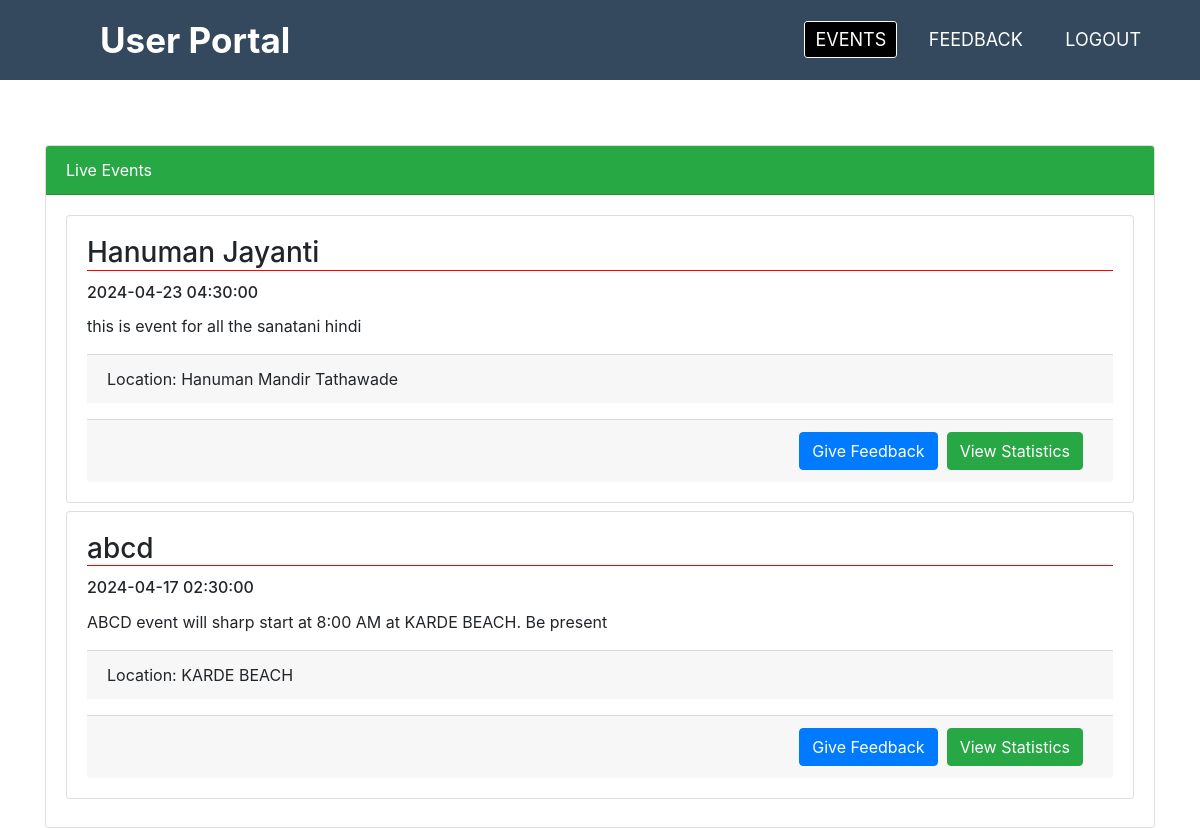
/user/events.php (signed in), run on an earlier commit of the app's database.
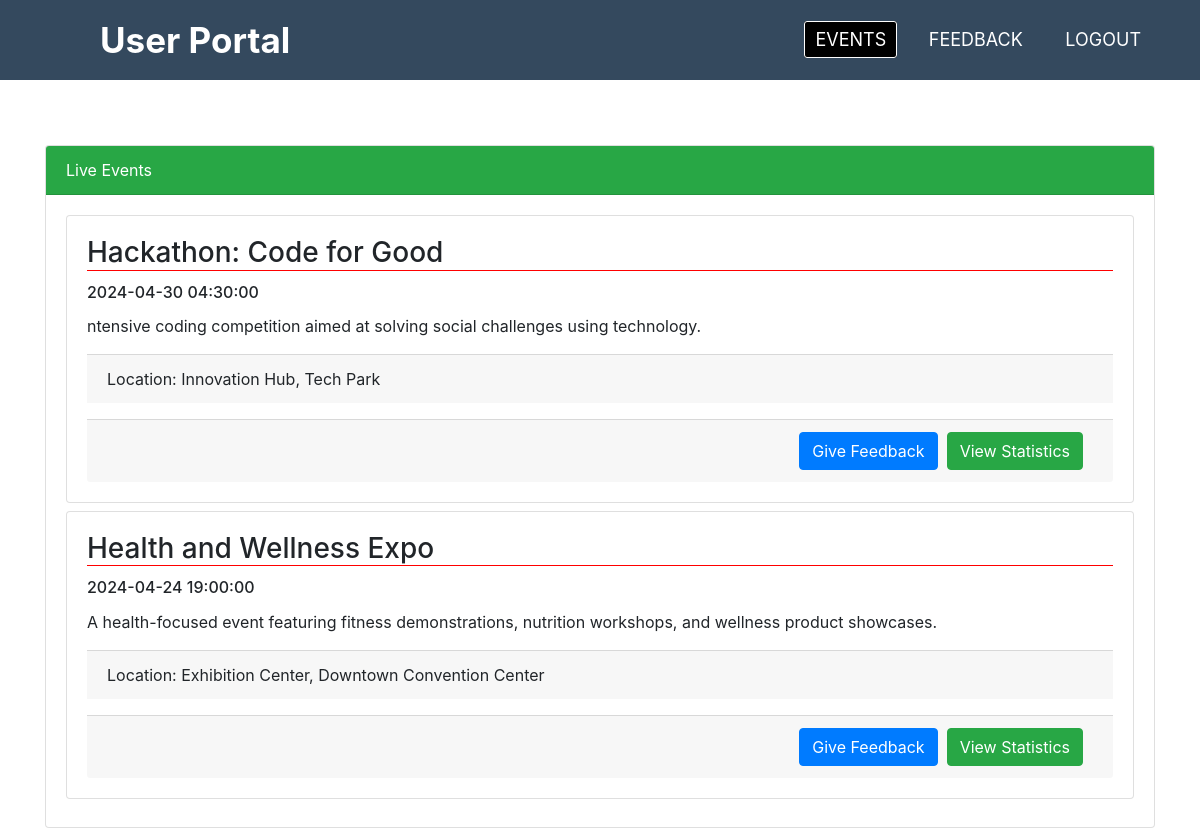
And on a later commit of the database.
### tables this page shows
CREATE TABLE `events` (
  `eventId` bigint NOT NULL,
  `title` varchar(255) NOT NULL,
  `dataTime` timestamp NOT NULL,
  `description` varchar(255) NOT NULL,
  `location` varchar(255) NOT NULL,
  `status` tinyint(1) NOT NULL
);

### user/events.php (the view, shortened to what this page needs)
<!DOCTYPE html>
<html lang="en">
<head>
	<link rel="stylesheet" href="https://cdn.jsdelivr.net/npm/bootstrap@4.0.0/dist/css/bootstrap.min.css">
	<?php require 'partials/u-navbar.php' ?>
	<link rel="stylesheet" href="https://cdnjs.cloudflare.com/ajax/libs/twitter-bootstrap/4.5.2/css/bootstrap.css">
	<link rel="stylesheet" href="https://cdn.datatables.net/2.0.2/css/dataTables.bootstrap4.css">
</head>
<body>
	<div class="container">
		<h1>Events</h1>
		<div class="card" style="margin-top: 80px;">
			<div class="card-header bg-success text-white">
				Live Events
			</div>
			<div class="card-body">
				<?php
				require '../partials/dbconn.php';
				$query = "SELECT * FROM events WHERE status = 1 ORDER BY dataTime DESC";
				$events = mysqli_query($conn, $query);
				foreach ($events as $event) {
					echo '<div class="card mb-2">';
					echo '<div class="card-body">';
					echo '<h3 class="card-title" style="border-bottom:1px solid red" >' . $event['title'] . '</h3>';
					echo '<h6 class="card-title">' . $event['dataTime'] . '</h6>';
					echo '<p class="card-text">' . $event['description'] . '</p>';
					echo '	<p class="card-footer">Location: ' . $event['location'] . '</p>';
					echo '<div class="card-footer d-flex justify-content-end">';
					echo '<div class="btn-group" role="group" aria-label="Event Actions">';
					echo '<button type="button" value="' . $event['eventId'] . '" class="btn btn-primary giveFeedback" data-toggle="modal" data-target="#gfeedback" style="border-radius: 4px;">Give Feedback</button>';
                    echo '<button type="button" value="' . $event['eventId'] . '" class="btn btn-success Estatistics"  id="giveFeedback" style="border-radius: 4px;">View Statistics</button>';
					echo '</div>';
					echo '</div>';
					echo '</div>';
					echo '</div>';
				}
				?>
			</div>
		</div>
	</div>
</body>
</html>

### user/partials/u-navbar.php (shortened to what this page needs)
<!DOCTYPE html>
<html lang="en">
<head>
</head>
<body>
<nav>
	 <label class="logo">User Portal</label>
	<ul>
		<li><a href="events.php">Events</a></li>
		<li><a href="feedback.php">Feedback</a></li>
		<li><a href="../partials/session_destory.php">Logout</a></li>
	</ul>
</nav>
</body>
</html>

### user/partials/u-navbar.php (style rules this page uses)
:root { --bgcolor-1:#34495e ; --bgcolor-2:#2f3640; --ahover:#3498db; }
* { padding:0; margin:0; }
body { font-family:monteserrat; }
nav { position: fixed; height: 80px; width:100%; background:var(--bgcolor-1); z-index: 99999; }
label.logo { font-size:35px; font-weight:bold; color:white; padding: 0 100px; line-height:80px; }
nav ul { float:right; margin-right:40px; }
nav li { display: inline-block; margin:0 8px; line-height:80px; }
nav a { color:white; font-size:18px; text-transform:uppercase; border:1px solid transparent; padding: 7px 10px; border-radius:3px; text-decoration: none; }
li a:is(:link, :active, :visited).active { border: 1px solid white; background-color:black; color:white; transition:.5s; }

### user/events.php (style rules this page uses)
:root { --bgcolor-1:#34495e ; --bgcolor-2:#2f3640; --ahover:#3498db; }
.btn { margin-right:10px; }

What changed in the data, as far as the page shows it:
removed events: title "Hanuman Jayanti", dataTime "2024-04-23 04:30:00", description "this is event for all the sanatani hindi", location "Hanuman Mandir Tathawade", $event['eventId'] 8 (drawn)
removed events: title "abcd", dataTime "2024-04-17 02:30:00", description "ABCD event will sharp start at 8:00 AM at KARDE BEACH. Be present", location "KARDE BEACH", $event['eventId'] 1 (drawn)
added events: title "Hackathon: Code for Good", dataTime "2024-04-30 04:30:00", description "ntensive coding competition aimed at solving social challenges using technology.", location "Innovation Hub, Tech Park", $event['eventId'] 11 (drawn)
added events: title "Health and Wellness Expo", dataTime "2024-04-24 19:00:00", description "A health-focused event featuring fitness demonstrations, nutrition workshops, and wellness product showcases.", location "Exhibition Center, Downtown Convention Center", $event['eventId'] 12 (drawn)
